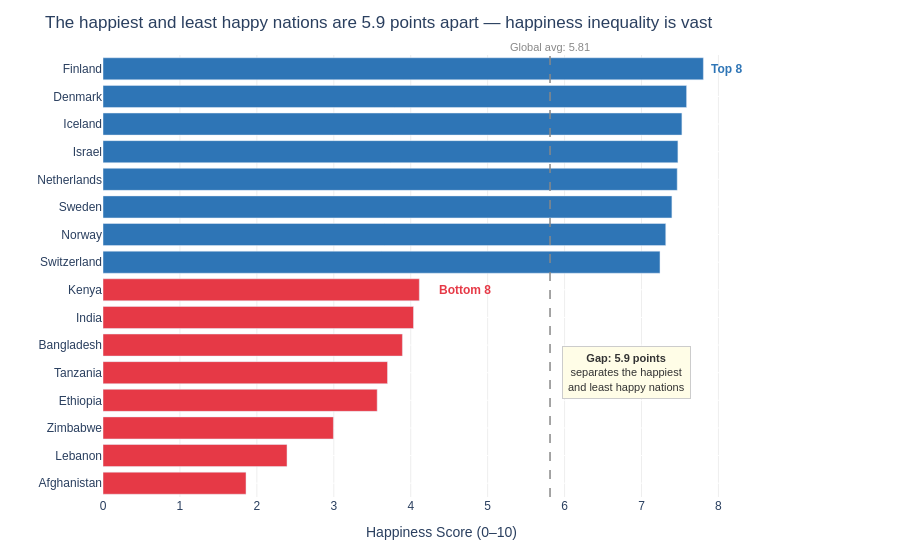

Notebook code for this chart:
### Markdown cell above
---
## Extension — Model Answer

### Code cell
# prep data
top8 = df.nlargest(8,'Happiness_Score').assign(Group='Top 8')
bottom8 = df.nsmallest(8,'Happiness_Score').assign(Group='Bottom 8')
combined = pd.concat([bottom8, top8]).sort_values('Happiness_Score').reset_index(drop=True)
global_avg = df['Happiness_Score'].mean()

# set colors for the top and bottom groups
colors = ['#2E75B6' if g == 'Top 8' else '#E63946' for g in combined['Group']]



fig = px.bar(
    data_frame=combined,
    x='Happiness_Score', y='Country',
    orientation='h',
    color='Group',
    color_discrete_map={'Top 8': '#2E75B6', 'Bottom 8': '#E63946'},
    hover_data={'Region': True, 'Happiness_Score': ':.2f', 'Group': False},
    custom_data=combined
)

# controls the tooltip text using html and the custom data passed above in px.bar
fig.update_traces(
    hovertemplate='<b>%{y}</b><br>Score: %{x:.2f}<br>%{customdata[0]}<extra></extra>'
)

# adding the average vertical line
fig.add_vline(x=global_avg, line_dash='dash', line_color='#888888', line_width=1.5,
              annotation_text=f'Global avg: {global_avg:.2f}',
              annotation_position='top', annotation_font=dict(size=11, color='#888888'))


# adding the text highlighting the gap, top and bottom numbers
# Notes: 1. Global average reference line gives a meaningful anchor — without it
#           7.8 and 1.9 are just numbers; the average shows both are extremes
#.       2. Gap annotation makes the story concrete — the audience doesn't have
#           to compute 7.8 - 1.9 themselves

gap = top8['Happiness_Score'].max() - bottom8['Happiness_Score'].min()
fig.add_annotation(
    x=6.8, y=4,
    text=f'<b>Gap: {gap:.1f} points</b><br>separates the happiest<br>and least happy nations',
    showarrow=False, font=dict(size=11, color='#A64D3C', family='Arial'),
    bgcolor='#FFFDE7', bordercolor='#CCCCCC', borderwidth=1, borderpad=5
)
fig.add_annotation(x=8.1, y=15, text='<b>Top 8</b>',
                   showarrow=False, font=dict(color='#2E75B6', size=12))
fig.add_annotation(x=4.7, y=7, text='<b>Bottom 8</b>',
                   showarrow=False, font=dict(color='#E63946', size=12))

fig.update_layout(
    title=f'The happiest and least happy nations are {gap:.1f} points apart — happiness inequality is vast',
    xaxis=dict(range=[0, 8.8], gridcolor='#EEEEEE', title='Happiness Score (0–10)'),
    yaxis=dict(gridcolor='white', title=''),
    plot_bgcolor='white', paper_bgcolor='white',
    font=dict(family='Arial', size=12),
    showlegend=False,
    margin=dict(l=30, r=120, t=55, b=40),
    height=550
)
fig.show()

### Figure 1 — Plotly figure (JSON) as saved in the notebook; plotly's stock layout.template omitted (floating-point values rounded to 4 significant figures)
{"data": [{"customdata": [["Afghanistan", "South Asia", 1.859, 6.18, 0.374, 47.5, 0.382, -0.055, 0.934, "Bottom 8"], ["Lebanon", "Middle East and North Africa", 2.392, 7.65, 0.486, 60.5, 0.444, 0.049, 0.874, "Bottom 8"], ["Zimbabwe", "Sub-Saharan Africa", 2.995, 6.412, 0.476, 43.5, 0.43, 0.057, 0.816, "Bottom 8"], ["Ethiopia", "Sub-Saharan Africa", 3.564, 6.48, 0.458, 49.4, 0.567, 0.27, 0.822, "Bottom 8"], ["Tanzania", "Sub-Saharan Africa", 3.698, 6.936, 0.525, 52.4, 0.6, 0.258, 0.797, "Bottom 8"], ["Bangladesh", "South Asia", 3.892, 7.305, 0.579, 59.9, 0.578, 0.241, 0.779, "Bottom 8"], ["India", "South Asia", 4.036, 7.469, 0.639, 57.3, 0.615, 0.265, 0.772, "Bottom 8"], ["Kenya", "Sub-Saharan Africa", 4.112, 7.184, 0.558, 55.2, 0.68, 0.331, 0.861, "Bottom 8"]], "hovertemplate": "<b>%{y}</b><br>Score: %{x:.2f}<br>%{customdata[0]}<extra></extra>", "legendgroup": "Bottom 8", "marker": {"color": "#E63946", "pattern": {"shape": ""}}, "name": "Bottom 8", "orientation": "h", "showlegend": true, "textposition": "auto", "type": "bar", "x": [1.859, 2.392, 2.995, 3.564, 3.698, 3.892, 4.036, 4.112], "xaxis": "x", "y": ["Afghanistan", "Lebanon", "Zimbabwe", "Ethiopia", "Tanzania", "Bangladesh", "India", "Kenya"], "yaxis": "y"}, {"customdata": [["Switzerland", "Western Europe", 7.24, 11.12, 0.942, 74.1, 0.921, 0.244, 0.283, "Top 8"], ["Norway", "Western Europe", 7.315, 11.07, 0.96, 72, 0.939, 0.271, 0.216, "Top 8"], ["Sweden", "Western Europe", 7.395, 10.96, 0.934, 72, 0.93, 0.221, 0.252, "Top 8"], ["Netherlands", "Western Europe", 7.464, 11.02, 0.939, 72.4, 0.879, 0.24, 0.296, "Top 8"], ["Israel", "Middle East and North Africa", 7.473, 10.53, 0.916, 72.4, 0.903, 0.149, 0.826, "Top 8"], ["Iceland", "Western Europe", 7.525, 10.88, 0.983, 72.5, 0.961, 0.26, 0.15, "Top 8"], ["Denmark", "Western Europe", 7.586, 10.93, 0.954, 72.7, 0.931, 0.168, 0.234, "Top 8"], ["Finland", "Western Europe", 7.804, 10.78, 0.954, 71.9, 0.949, 0.142, 0.179, "Top 8"]], "hovertemplate": "<b>%{y}</b><br>Score: %{x:.2f}<br>%{customdata[0]}<extra></extra>", "legendgroup": "Top 8", "marker": {"color": "#2E75B6", "pattern": {"shape": ""}}, "name": "Top 8", "orientation": "h", "showlegend": true, "textposition": "auto", "type": "bar", "x": [7.24, 7.315, 7.395, 7.464, 7.473, 7.525, 7.586, 7.804], "xaxis": "x", "y": ["Switzerland", "Norway", "Sweden", "Netherlands", "Israel", "Iceland", "Denmark", "Finland"], "yaxis": "y"}], "layout": {"annotations": [{"font": {"color": "#888888", "size": 11}, "showarrow": false, "text": "Global avg: 5.81", "x": 5.811, "xanchor": "center", "xref": "x", "y": 1, "yanchor": "bottom", "yref": "y domain"}, {"bgcolor": "#FFFDE7", "bordercolor": "#CCCCCC", "borderpad": 5, "borderwidth": 1, "font": {"color": "#333333", "family": "Arial", "size": 11}, "showarrow": false, "text": "<b>Gap: 5.9 points</b><br>separates the happiest<br>and least happy nations", "x": 6.8, "y": 4}, {"font": {"color": "#2E75B6", "size": 12}, "showarrow": false, "text": "<b>Top 8</b>", "x": 8.1, "y": 15}, {"font": {"color": "#E63946", "size": 12}, "showarrow": false, "text": "<b>Bottom 8</b>", "x": 4.7, "y": 7}], "barmode": "relative", "font": {"family": "Arial", "size": 12}, "height": 550, "legend": {"title": {"text": "Group"}, "tracegroupgap": 0}, "margin": {"b": 40, "l": 30, "r": 120, "t": 55}, "paper_bgcolor": "white", "plot_bgcolor": "white", "shapes": [{"line": {"color": "#888888", "dash": "dash", "width": 1.5}, "type": "line", "x0": 5.811, "x1": 5.811, "xref": "x", "y0": 0, "y1": 1, "yref": "y domain"}], "showlegend": false, "title": {"text": "The happiest and least happy nations are 5.9 points apart — happiness inequality is vast"}, "xaxis": {"anchor": "y", "domain": [0, 1], "gridcolor": "#EEEEEE", "range": [0, 8.8], "title": {"text": "Happiness Score (0–10)"}}, "yaxis": {"anchor": "x", "domain": [0, 1], "gridcolor": "white", "title": {"text": ""}}}}
